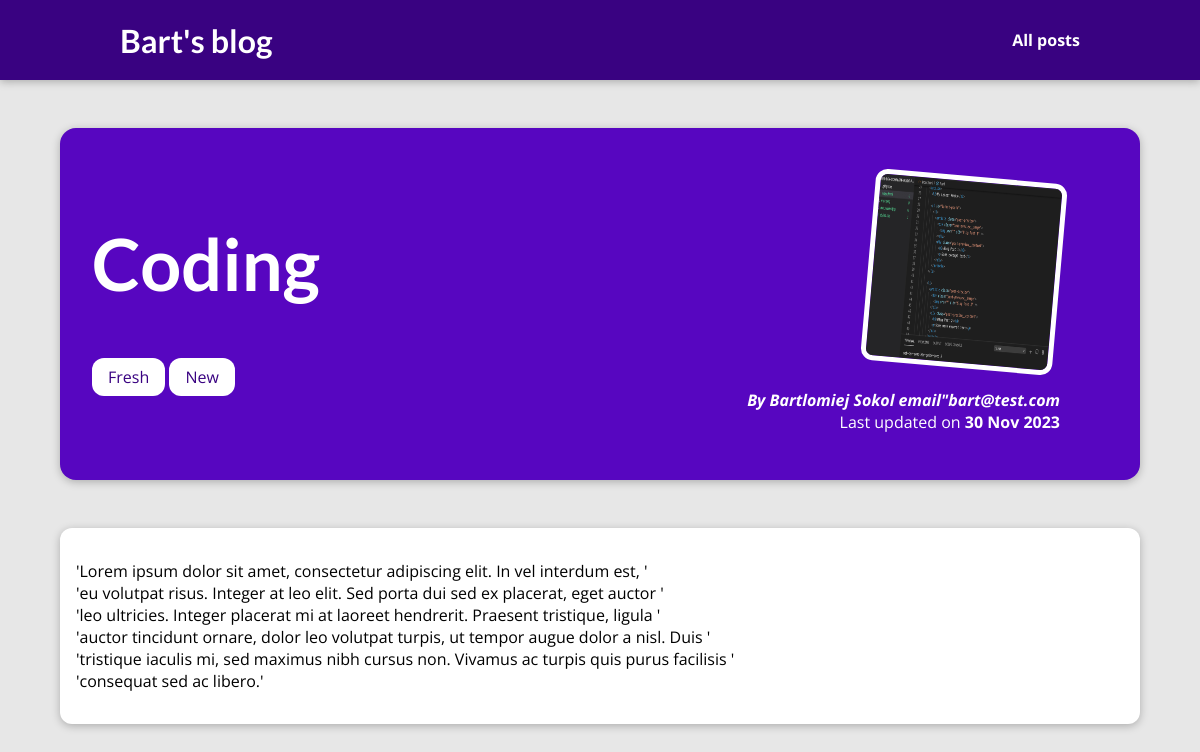
Page /posts/coding on the committed database.
### blog/models.py (models this page shows, shortened)
class Post(models.Model):
    author = models.ForeignKey(Author, on_delete=models.SET_NULL, null=True, related_name='posts')
    title = models.CharField(max_length=50)
    excerpt = models.CharField(max_length=100)
    image = models.CharField(max_length=100)
    date = models.DateTimeField(auto_now=True)
    slug = models.SlugField(default='', blank=True, null=False, db_index=True, unique=True)
    content = models.TextField()
    objects = models.Manager()
    tags = models.ManyToManyField(Tag)
    class Meta:
        verbose_name_plural = 'Posts'

class Tag(models.Model):
    tag = models.CharField(max_length=50)
    def __str__(self):
        return self.tag
    class Meta:
        verbose_name_plural = 'Tags'

class Author(models.Model):
    first_name = models.CharField(max_length=20)
    last_name = models.CharField(max_length=20)
    mail = models.EmailField(max_length=100)
    def __str__(self):
        return f'{self.first_name} {self.last_name}  email"{self.mail}'
    class Meta:
        verbose_name_plural = 'Author'

### blog/views.py (the view)
# urls.py: path('posts/<slug:slug>', views.post_details, name='post_details_page'),
def post_details(request, slug):
    post = get_object_or_404(Post, slug=slug)
    return render(request, 'blog/post-detail.html', {
                  'post': post,
                    'post_tags': post.tags.all(),
                    })

### blog/templates/blog/post-detail.html (shortened to what this page needs)
{% extends 'base.html' %}
{% load static %}
{% block css_styles %}
    <link rel="stylesheet" href="{% static 'blog/post-details.css' %}">
{% endblock %}
{% block content %}
<section id="summary">
    <h2>{{ post.title }}</h2>
    <div>
        {% for tag in post_tags %}
        <span>{{ tag }}</span>
        {% endfor %}
    </div>
    <article>
        <img src="{% static 'blog/images/'|add:post.image %}" alt="post pic">
        <address>By <a href="mailto:{{ post.author.mail }}">{{ post.author }}</a></address>
        <div>
            Last updated on <time>{{ post.date|date:'d M Y' }}</time>
        </div>
    </article>
</section>
<main>
    {{ post.content|linebreaks }}
</main>
{% endblock %}

### static/app.css (style rules this page uses)
* { box-sizing: border-box; }
html { font-family: 'Open Sans', 'Lato', sans-serif; }
body { margin: 0; }
h1, h2, h3 { font-family: 'Lato', sans-serif; font-weight: bold; }

### blog/static/blog/post-details.css (style rules this page uses)
body { background-color: #e7e7e7; }
#summary { margin: 8rem auto 3rem auto; padding: 2rem; width: 90%; max-width: 90rem; border-radius: 16px; background-color: #5706c0; position: relative; box-shadow: 0 2px 8px rgba(0, 0, 0, 0.25); height: 22rem; }
span { background-color: white; color: #390281; padding: 0.5rem 1rem; border-radius: 12px; }
#summary a { color: white; text-decoration: none; }
#summary h2 { color: white; font-size: 4.5rem; }
#summary article { position: absolute; top: 2rem; right: 3rem; padding: 1rem 2rem; border-radius: 12px; text-align: right; color: white; }
#summary article img { width: 12rem; height: 12rem; border-radius: 12px; transform: rotateZ(5deg); border: 5px solid white; margin-bottom: 1rem; }
#summary address { font-weight: bold; }
#summary time { font-weight: bold; }
main { width: 90%; max-width: 90rem; margin: 3rem auto; background-color: white; padding: 1rem; border-radius: 12px; box-shadow: 0 2px 8px rgba(0, 0, 0, 0.25); }

### rows in the picture
Post: title "Coding", image (picture), author "Bartlomiej Sokol email\"bart@test.com", date "30 Nov 2023", content "'Lorem ipsum dolor sit amet, consectetur adipiscing elit. In vel interdum est, ' 'eu volutpat risus. Integer at leo elit. Sed porta dui sed ex placerat, eget auctor ' 'leo ultricies. Integer placerat mi at laoreet hendrerit. Praesent tristique, ligula ' 'auctor tincidunt ornare, dolor leo volutpat turpis, ut tempor augue dolor a nisl. Duis ' 'tristique iaculis mi, sed maximus nibh cursus non. Vivamus ac turpis quis purus facilisis ' 'consequat sed ac libero.'"
Tag: tag "Fresh"
Tag: tag "New"
